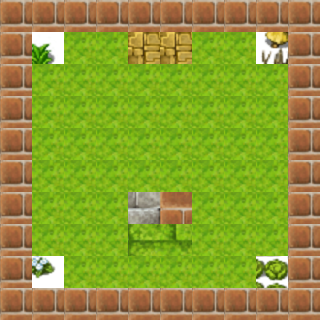

This is a level from a 2D game, rendered from its Tiled map with the project's own tilesets. A one-line summary and the map file follow, with tile-layer data summarised:
An orthogonal 10x10 tile map with 32x32 px tiles, 4 tile layers (nen, tengido, tenkhac, Tile Layer 4), 1 hidden layer not drawn, 3 tilesets.

<map version="1.0" orientation="orthogonal" width="10" height="10" tilewidth="32" tileheight="32">
 <tileset firstgid="1" name="map_tiles_2_1" tilewidth="32" tileheight="32">
  <image source="tmx/map_tiles_2_1.png" width="512" height="256" />
 </tileset>
 <tileset firstgid="129" name="vatcan" tilewidth="32" tileheight="32">
  <image source="tmx/vatcan.png" width="32" height="32" />
  <tile id="0">
   <properties>
    <property name="vatcan" value="vatcan" />
   </properties>
  </tile>
 </tileset>
 <tileset firstgid="130" name="map_tiles_1_5" tilewidth="32" tileheight="32">
  <image source="tmx/map_tiles_1_5.png" width="512" height="256" />
 </tileset>
 <layer name="nen" width="10" height="10">
  <data>[100 cells, 100 non-empty, 1 distinct tile ids]</data>
 </layer>
 <layer name="tengido" width="10" height="10">
  <data>[100 cells, 36 non-empty, 1 distinct tile ids]</data>
 </layer>
 <layer name="tenkhac" width="10" height="10">
  <data>[100 cells, 6 non-empty, 5 distinct tile ids]</data>
 </layer>
 <layer name="Tile Layer 4" width="10" height="10">
  <data>[100 cells, 4 non-empty, 4 distinct tile ids]</data>
 </layer>
 <layer name="tuong" width="10" height="10" visible="0">
  <data>[100 cells, 43 non-empty, 1 distinct tile ids]</data>
 </layer>
</map>